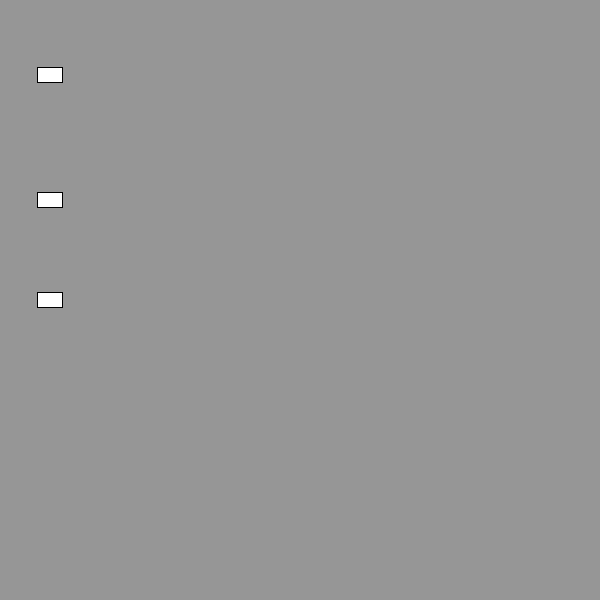
Frame 1 (no input)
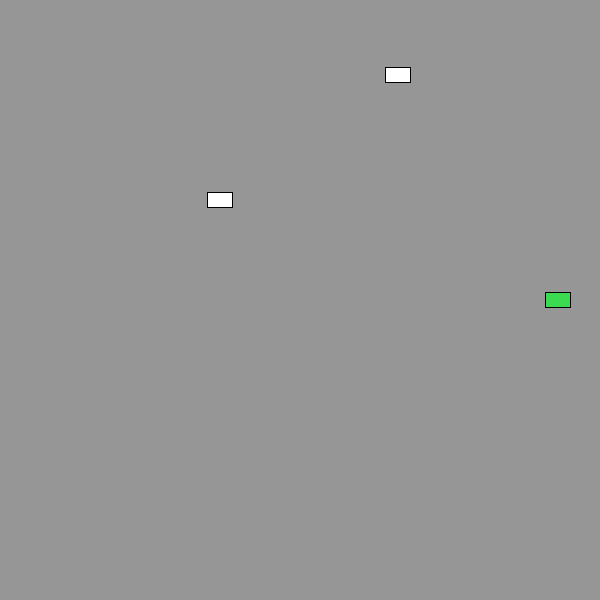
Frame 60 (the mouse pressed at the canvas centre just before this capture)
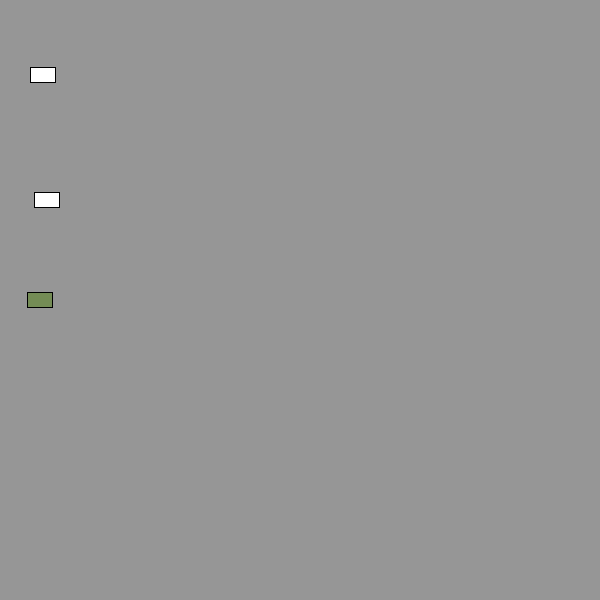
Frame 120 (the mouse held since frame 60 and released just before this capture)

The Processing sketch that drew these frames (run headless with seeded random() and noise(); from frame 60 on, the mouse is pressed at the canvas centre):

// Processing sketch: processing_166241
// ── processing_166241.pde

Car car1;
Car car2;
Car car3;

void setup() {
  size(600,600);
  car1 = new Car(color(255) ,50,75, random(1,10));
  car2 = new Car(color(255) ,50,200, random(1,10));
  car3 = new Car(color(255) ,50,300, random(9,10));
}
 
void draw() {
  background(150); 
  car1.display();
  car1.move();
  car2.display();
  car2.move();
  car3.display();
  car3.move();

}


class Car { // Even though there are multiple objects, we still only need one class. No matter how many cookies we make, only one cookie cutter is needed.Isnâ€™t object-oriented programming swell?
  color c;
  float xpos;
  float ypos;
  float xspeed;

  Car(color tempC, float tempXpos, float tempYpos, float tempXspeed) { // The Constructor is defined with arguments.
    c = tempC;
    xpos = tempXpos;
    ypos = tempYpos;
    xspeed = tempXspeed;
  }
  void display() {
    stroke(0);
    fill(c);
    rectMode(CENTER);
    rect(xpos,ypos,25,15);
  }
   void move() {
    xpos = xpos + xspeed;
    if (xpos > width-10 || xpos < 0+10) {
      car1.xspeed = car1.xspeed * -1;
      car2.xspeed = car2.xspeed * -1;
      car3.xspeed = car3.xspeed * -1;
      int r = int(random(0,255));
      int g = int(random(0,255));
      int b = int(random(0,255));
      c = color(r,g,b);
    }
   }
}
